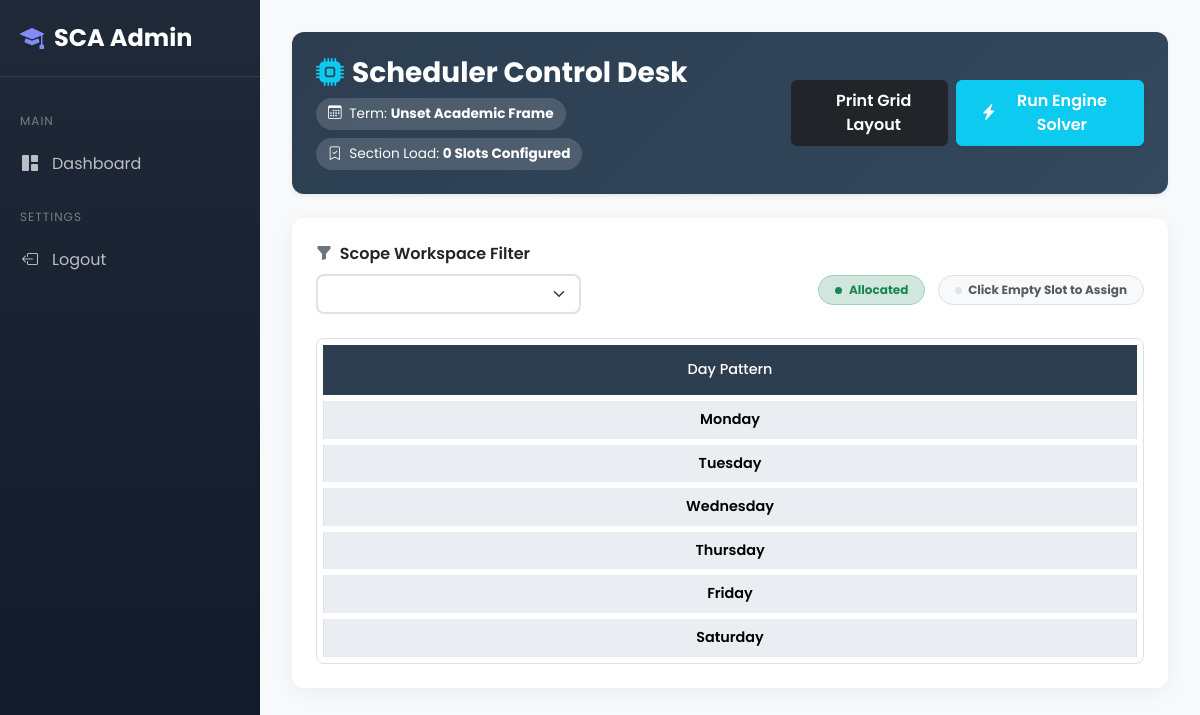
The page /frontend/admin/timetable_create.php (signed in) on the database its author committed.
### tables this page shows
CREATE TABLE IF NOT EXISTS school_days (
    id INT AUTO_INCREMENT PRIMARY KEY,
    day_name ENUM('Monday', 'Tuesday', 'Wednesday', 'Thursday', 'Friday', 'Saturday', 'Sunday') NOT NULL,
    is_working BOOLEAN DEFAULT TRUE,
    UNIQUE KEY (day_name)
);

### frontend/admin/timetable_create.php (the view, shortened to what this page needs)
<?php
require_once '../../backend/config.php';
$yearStmt = $pdo->query("SELECT id, year_name FROM academic_years ORDER BY is_current DESC, id DESC LIMIT 1");
$currentYear = $yearStmt->fetch();
$sections = $pdo->query("SELECT s.id, CONCAT(c.class_name, ' - ', s.section_name) as title FROM sections s JOIN classes c ON s.class_id = c.id ORDER BY c.class_name ASC")->fetchAll();
$selected_section = $_GET['section_id'] ?? ($sections[0]['id'] ?? null);
$days = $pdo->query("SELECT id, day_name FROM school_days WHERE is_working = 1 ORDER BY id")->fetchAll();
$countAssigned = 0;
?>
<!DOCTYPE html>
<html lang="en">
<head>
    <link rel="stylesheet" href="https://cdn.jsdelivr.net/npm/bootstrap-icons@1.11.1/font/bootstrap-icons.css">
    <link href="https://cdn.jsdelivr.net/npm/bootstrap@5.3.2/dist/css/bootstrap.min.css" rel="stylesheet" />
    <link rel="stylesheet" href="../../assets/css/sidebar.css" />
    <link rel="stylesheet" href="../../assets/css/admin.css">
</head>
<body>
    <?php include '../../backend/sidebar.php'; ?>
    <main class="main-content">
        <div class="card page-header-card shadow-sm mb-4">
            <div class="card-body p-4 d-flex flex-column flex-md-row justify-content-between align-items-md-center gap-3">
                <div>
                    <h3 class="m-0 fw-bold d-flex align-items-center gap-2">
                        <i class="bi bi-cpu-fill text-info"></i> Scheduler Control Desk
                    </h3>
                    <div class="d-flex flex-wrap gap-2 mt-2 align-items-center">
                        <span class="stat-badge"><i class="bi bi-calendar3 me-1"></i> Term: <strong><?= htmlspecialchars($currentYear['year_name'] ?? 'Unset Academic Frame') ?></strong></span>
                        <span class="stat-badge"><i class="bi bi-bookmark-check me-1"></i> Section Load: <strong><?= $countAssigned ?> Slots Configured</strong></span>
                    </div>
                </div>
                <div class="d-flex align-items-center gap-2">
                    <a href="timetable_print.php?section_id=<?= $selected_section ?>" target="_blank" class="btn btn-dark fw-semibold px-3 py-2 shadow-sm d-flex align-items-center gap-2">
                        <i class="bi bi-print"></i> Print Grid Layout
                    </a>
                    <form method="POST" class="m-0" onsubmit="return confirm('Running the engine recalculation loop resets all saved structural entries for this academic frame. Continue?');">
                        <button type="submit" name="trigger_generator" class="btn btn-info text-white fw-semibold px-4 py-2 shadow-sm d-flex align-items-center gap-2">
                            <i class="bi bi-lightning-charge-fill"></i> Run Engine Solver
                        </button>
                    </form>
                </div>
            </div>
        </div>
        <div class="card table-card p-4">
            <div class="row align-items-center mb-4 g-3">
                <div class="col-md-5 col-lg-4">
                    <label class="form-label fw-semibold text-dark mb-2">
                        <i class="bi bi-funnel-fill text-secondary me-1"></i> Scope Workspace Filter
                    </label>
                    <form method="GET" id="sectionFilterForm" class="m-0">
                        <select name="section_id" class="form-select border-2" onchange="document.getElementById('sectionFilterForm').submit();" style="border-radius: 8px;">
                        </select>
                    </form>
                </div>
                <div class="col-md-7 col-lg-8 text-md-end pt-md-4">
                    <span class="badge bg-success-subtle text-success border border-success-subtle px-3 py-2 rounded-pill me-2">
                        <span class="d-inline-block bg-success rounded-circle me-1" style="width:7px; height:7px;"></span> Allocated
                    </span>
                    <span class="badge bg-light text-muted border px-3 py-2 rounded-pill">
                        <span class="d-inline-block bg-secondary-subtle rounded-circle me-1" style="width:7px; height:7px;"></span> Click Empty Slot to Assign
                    </span>
                </div>
            </div>
            <div class="table-responsive rounded-3 border">
                <table class="table table-bordered timetable-table text-center align-middle m-0">
                    <thead class="timetable-header">
                        <tr>
                            <th>Day Pattern</th>
                        </tr>
                    </thead>
                    <tbody>
                        <?php foreach ($days as $day): ?>
                            <tr>
                                <td class="day-cell align-middle"><?= htmlspecialchars($day['day_name']) ?></td>
                            </tr>
                        <?php endforeach; ?>
                    </tbody>
                </table>
            </div>
        </div>
    </main>
</body>
</html>

### assets/css/sidebar.css (style rules this page uses)
:root { --primary-color: #4f46e5; --secondary-color: #818cf8; --dark-bg: #1f2937; --sidebar-width: 260px; }

### assets/css/admin.css (style rules this page uses)
* { margin: 0; padding: 0; box-sizing: border-box; }
body { font-family: 'Poppins', sans-serif; background-color: #f3f4f6; min-height: 100vh; }
.main-content { margin-left: var(--sidebar-width); min-height: 100vh; }
.card-body { padding: 24px; }

### frontend/admin/timetable_create.php (style rules this page uses)
body { background-color: #f8f9fa; font-family: 'Poppins', 'Segoe UI', sans-serif; }
.main-content { margin-left: 260px; padding: 2rem; min-height: 100vh; transition: all 0.3s ease; }
.page-header-card { background: linear-gradient(135deg, #2c3e50 0%, #34495e 100%); color: #fff; border: none; border-radius: 12px; }
.table-card { background: #fff; border-radius: 12px; border: none; box-shadow: 0 4px 20px rgba(0, 0, 0, 0.05); }
.timetable-table { border-collapse: separate; border-spacing: 6px; }
.timetable-header th { background-color: #2c3e50 !important; color: #fff !important; font-weight: 500; padding: 14px; font-size: 0.9rem; border: none !important; }
.day-cell { background-color: #eaedf1 !important; color: #2c3e50; font-weight: 600; font-size: 0.9rem; width: 130px; }
.stat-badge { background: rgba(255, 255, 255, 0.15); padding: 6px 12px; border-radius: 20px; font-size: 0.85rem; font-weight: 400; }

### rows shown on the page
school_days: day_name "Monday"
school_days: day_name "Tuesday"
school_days: day_name "Wednesday"
school_days: day_name "Thursday"
school_days: day_name "Friday"
school_days: day_name "Saturday"

### other values the page prints
$section "MAIN"
$item['label'] "Dashboard"
$section "SETTINGS"
$item['label'] "Logout"
$currentYear['year_name'] "Unset Academic Frame"
$countAssigned "0"
